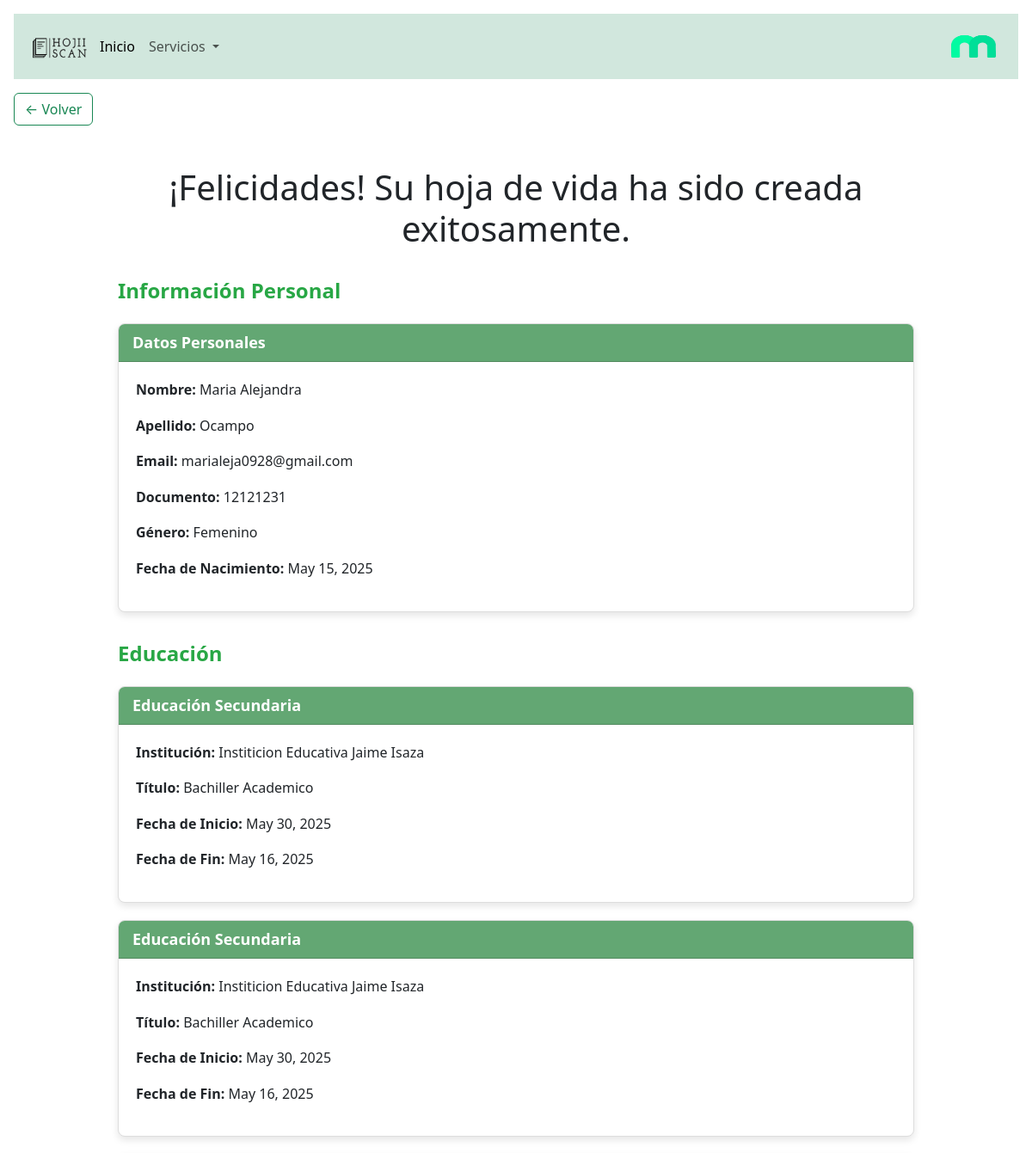
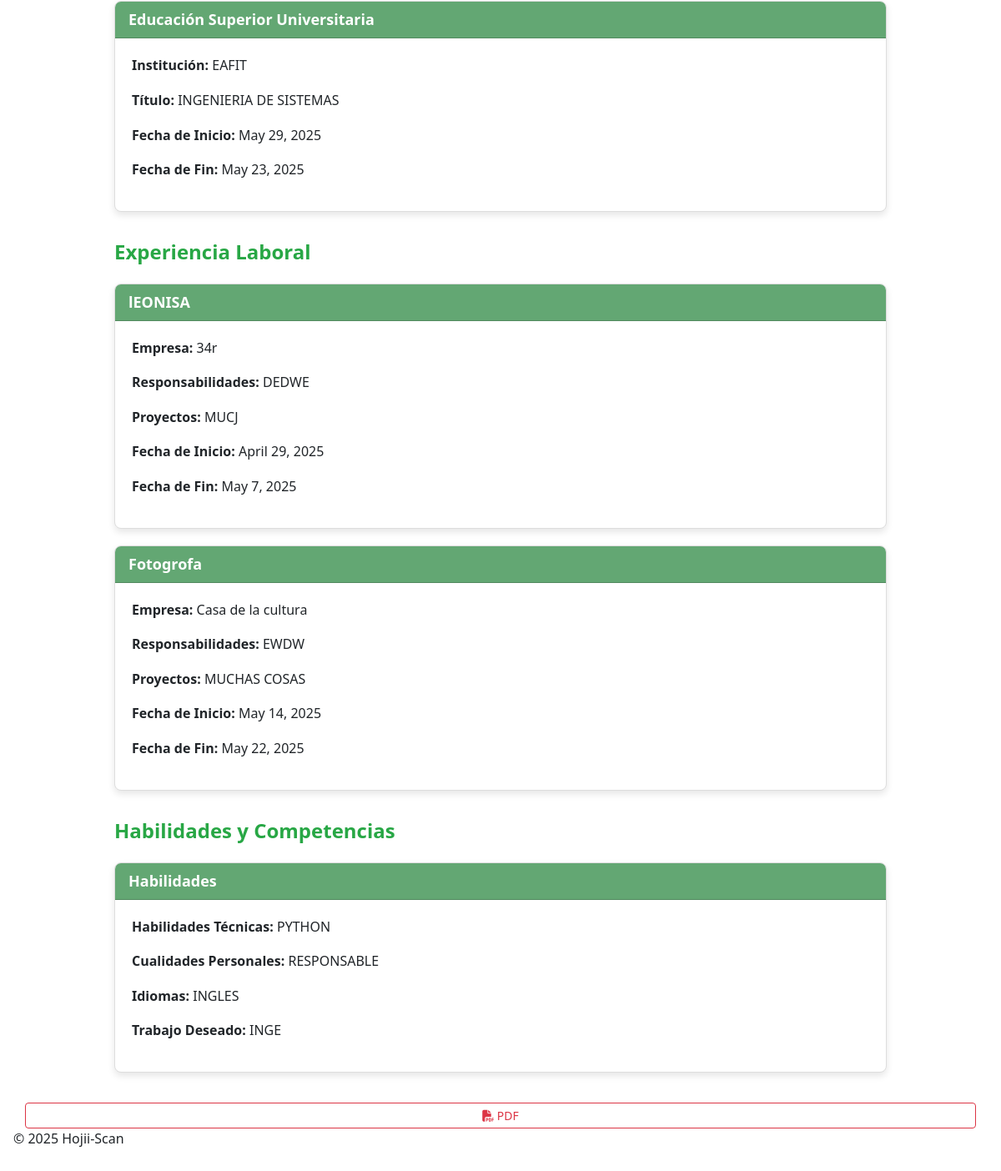
The page /cv/hoja_vida/12121231/ on the database its author committed (2 pictures, top to bottom).
### cv_forms/models.py (models this page shows, shortened)
class PersonalInfo(models.Model):
    GENERO_OPCIONES = [
        ('M', 'Masculino'),
        ('F', 'Femenino'),
        ('NB', 'No Binario'),
        ('O', 'Otro'),
        ('P', 'Prefiero no decirlo'),
    ]
    nombre = models.CharField(max_length=100)
    apellido = models.CharField(max_length=100)
    email = models.EmailField()
    documento = models.CharField(max_length=20, unique=True)
    genero = models.CharField(max_length=2, choices=GENERO_OPCIONES, default='P')
    fecha_nacimiento = models.DateField(null=True, blank=True)

class EducationInfo(models.Model):
    personal_info = models.ForeignKey(PersonalInfo, on_delete=models.CASCADE, related_name="education_info")
    TIPO_EDUCACION = [
        ('secundaria', 'Educación Secundaria'),
        ('universitaria', 'Educación Superior Universitaria'),
        ('posgrado', 'Educación de Posgrado'),
        ('otros', 'Otros estudios'),
    ]
    tipo = models.CharField(max_length=50, choices=TIPO_EDUCACION, default='secundaria')
    institucion = models.CharField(max_length=100, blank=True, null=True)
    titulo = models.CharField(max_length=100, blank=True, null=True)
    fecha_inicio = models.DateField(null=True, blank=True)
    fecha_fin = models.DateField(null=True, blank=True)
    from django.db import models

class WorkExperience(models.Model):
    personal_info = models.ForeignKey(PersonalInfo, on_delete=models.CASCADE, related_name="work_experiences")
    puesto = models.CharField(max_length=100)
    empresa = models.CharField(max_length=100)
    responsabilidades = models.TextField()
    proyectos = models.TextField(blank=True, null=True)
    fecha_inicio = models.DateField()
    fecha_fin = models.DateField(null=True, blank=True)

class HabilidadesCompetencias(models.Model):
    personal_info = models.OneToOneField('PersonalInfo', on_delete=models.CASCADE, related_name='habilidades')
    habilidades_tecnicas = models.TextField(blank=True, null=True, help_text="Ejemplo: Python, SQL, Redes")
    cualidades_personales = models.TextField(blank=True, null=True, help_text="Ejemplo: Responsable, puntual, trabajo en equipo")
    idiomas = models.TextField(blank=True, null=True, help_text="Ejemplo: Español nativo, Inglés B1")
    trabajo_deseado = models.CharField(max_length=255, blank=True, null=True, help_text="Ejemplo: Busco empleo como desarrollador backend en tecnología Python")

### cv_forms/views.py (the view)
# urls.py: path('hoja_vida/<str:documento>/', hoja_vida, name='hoja_vida'),
def hoja_vida(request, documento):
    try:
        personal_info = PersonalInfo.objects.select_related('habilidades').get(documento=documento)
        print("=== Hoja de vida cargada ===")
        print(f"Nombre: {personal_info.nombre}")
        print(f"Habilidades Técnicas: {personal_info.habilidades.habilidades_tecnicas}")
        print(f"Cualidades personales: {personal_info.habilidades.cualidades_personales}")
        print(f"Idiomas: {personal_info.habilidades.idiomas}")
        print(f"Trabajo deseado: {personal_info.habilidades.trabajo_deseado}")
        return render(request, 'hoja_vida.html', {
            'personal_info': personal_info,
        })
    except PersonalInfo.DoesNotExist:
        raise Http404("No existe la hoja de vida solicitada")

### cv_forms/templates/hoja_vida.html (shortened to what this page needs)
{% extends 'base.html' %}
{% load static %}
{% block content %}
<head>
    <link rel="stylesheet" href="https://cdnjs.cloudflare.com/ajax/libs/font-awesome/6.4.2/css/all.min.css">
    <link href="https://cdn.jsdelivr.net/npm/bootstrap@5.3.0/dist/css/bootstrap.min.css" rel="stylesheet">
</head>
<body>
    <div class="container mt-5">
        <div class="row justify-content-center">
            <div class="col-md-10">
                <h1 class="text-center mb-4">¡Felicidades! Su hoja de vida ha sido creada exitosamente.</h1>
                <div class="section-title">Información Personal</div>
                <div class="card">
                    <div class="card-header">Datos Personales</div>
                    <div class="card-body">
                        <p><strong>Nombre:</strong> {{ personal_info.nombre }}</p>
                        <p><strong>Apellido:</strong> {{ personal_info.apellido }}</p>
                        <p><strong>Email:</strong> {{ personal_info.email }}</p>
                        <p><strong>Documento:</strong> {{ personal_info.documento }}</p>
                        <p><strong>Género:</strong> {{ personal_info.get_genero_display }}</p>
                        <p><strong>Fecha de Nacimiento:</strong> {{ personal_info.fecha_nacimiento }}</p>
                    </div>
                </div>
                <div class="section-title">Educación</div>
                {% for educacion in personal_info.education_info.all %}
                    <div class="card">
                        <div class="card-header">{{ educacion.get_tipo_display }}</div>
                        <div class="card-body">
                            <p><strong>Institución:</strong> {{ educacion.institucion }}</p>
                            <p><strong>Título:</strong> {{ educacion.titulo }}</p>
                            <p><strong>Fecha de Inicio:</strong> {{ educacion.fecha_inicio }}</p>
                            <p><strong>Fecha de Fin:</strong> {{ educacion.fecha_fin }}</p>
                        </div>
                    </div>
                {% endfor %}
                <div class="section-title">Experiencia Laboral</div>
                {% for experiencia in personal_info.work_experiences.all %}
                    <div class="card">
                        <div class="card-header">{{ experiencia.puesto }}</div>
                        <div class="card-body">
                            <p><strong>Empresa:</strong> {{ experiencia.empresa }}</p>
                            <p><strong>Responsabilidades:</strong> {{ experiencia.responsabilidades }}</p>
                            <p><strong>Proyectos:</strong> {{ experiencia.proyectos }}</p>
                            <p><strong>Fecha de Inicio:</strong> {{ experiencia.fecha_inicio }}</p>
                            <p><strong>Fecha de Fin:</strong> {{ experiencia.fecha_fin }}</p>
                        </div>
                    </div>
                {% endfor %}
                <div class="section-title">Habilidades y Competencias</div>
                <div class="card">
                    <div class="card-header">Habilidades</div>
                    <div class="card-body">
                        {% if personal_info.habilidades %}
                            <p><strong>Habilidades Técnicas:</strong> {{ personal_info.habilidades.habilidades_tecnicas|default:"No especificado" }}</p>
                            <p><strong>Cualidades Personales:</strong> {{ personal_info.habilidades.cualidades_personales|default:"No especificado" }}</p>
                            <p><strong>Idiomas:</strong> {{ personal_info.habilidades.idiomas|default:"No especificado" }}</p>
                            <p><strong>Trabajo Deseado:</strong> {{ personal_info.habilidades.trabajo_deseado|default:"No especificado" }}</p>
                        {% else %}
                            <p>No se han registrado habilidades y competencias.</p>
                        {% endif %}
                    </div>
                </div>
            </div>
            <a href="{% url 'generar_pdf' personal_info.documento %}" class="btn btn-sm btn-outline-danger mt-3">
                <i class="fas fa-file-pdf"></i> PDF
            </a>
        </div>
    </div>
</body>
</html>
{% endblock %}

### static/css/estilos.css (style rules this page uses)
body { font-family: 'Segoe UI', Tahoma, Geneva, Verdana, sans-serif; text-align: center; background-color: #f5f5f5; padding: 40px 20px; }
.container { max-width: 960px; margin: 0 auto; padding: 0 20px; }
h1 { font-size: 36px; color: #042C5C; font-weight: 700; margin: 24px 0 24px; }
.card { background-color: #ffffff; border: 1px solid #e2e2e2; border-radius: 10px; margin-bottom: 30px; box-shadow: 0 4px 12px rgba(0, 0, 0, 0.06); overflow: hidden; text-align: left; }
.card-header { background-color: #28a745; color: white; font-weight: 700; padding: 15px 20px; font-size: 18px; }
.card-body { padding: 25px 30px; line-height: 1.6; color: #333; }
.section-title { font-size: 26px; color: #28a745; font-weight: 700; margin: 60px 0 30px; }

### cv_forms/templates/hoja_vida.html (style rules this page uses)
.card { margin-bottom: 20px; border: 1px solid #ddd; border-radius: 8px; box-shadow: 0 4px 8px rgba(0, 0, 0, 0.1); }
.card-header { background-color: #63a773; color: white; font-weight: bold; }
.card-body { padding: 20px; }
.section-title { margin-top: 30px; margin-bottom: 20px; font-size: 24px; font-weight: bold; color: #28a745; }

### rows shown on the page
PersonalInfo: nombre "Maria Alejandra", apellido "Ocampo", email "marialeja0928@gmail.com", documento "12121231", genero "Femenino", fecha_nacimiento "May 15, 2025", habilidades.habilidades_tecnicas "PYTHON", habilidades.cualidades_personales "RESPONSABLE", habilidades.idiomas "INGLES", habilidades.trabajo_deseado "INGE"
EducationInfo: tipo "Educación Secundaria", institucion "Institicion Educativa Jaime Isaza", titulo "Bachiller Academico", fecha_inicio "May 30, 2025", fecha_fin "May 16, 2025"
EducationInfo: tipo "Educación Secundaria", institucion "Institicion Educativa Jaime Isaza", titulo "Bachiller Academico", fecha_inicio "May 30, 2025", fecha_fin "May 16, 2025"
EducationInfo: tipo "Educación Superior Universitaria", institucion "EAFIT", titulo "INGENIERIA DE SISTEMAS", fecha_inicio "May 29, 2025", fecha_fin "May 23, 2025"
WorkExperience: puesto "lEONISA", empresa "34r", responsabilidades "DEDWE", proyectos "MUCJ", fecha_inicio "April 29, 2025", fecha_fin "May 7, 2025"
WorkExperience: puesto "Fotogrofa", empresa "Casa de la cultura", responsabilidades "EWDW", proyectos "MUCHAS COSAS", fecha_inicio "May 14, 2025", fecha_fin "May 22, 2025"
